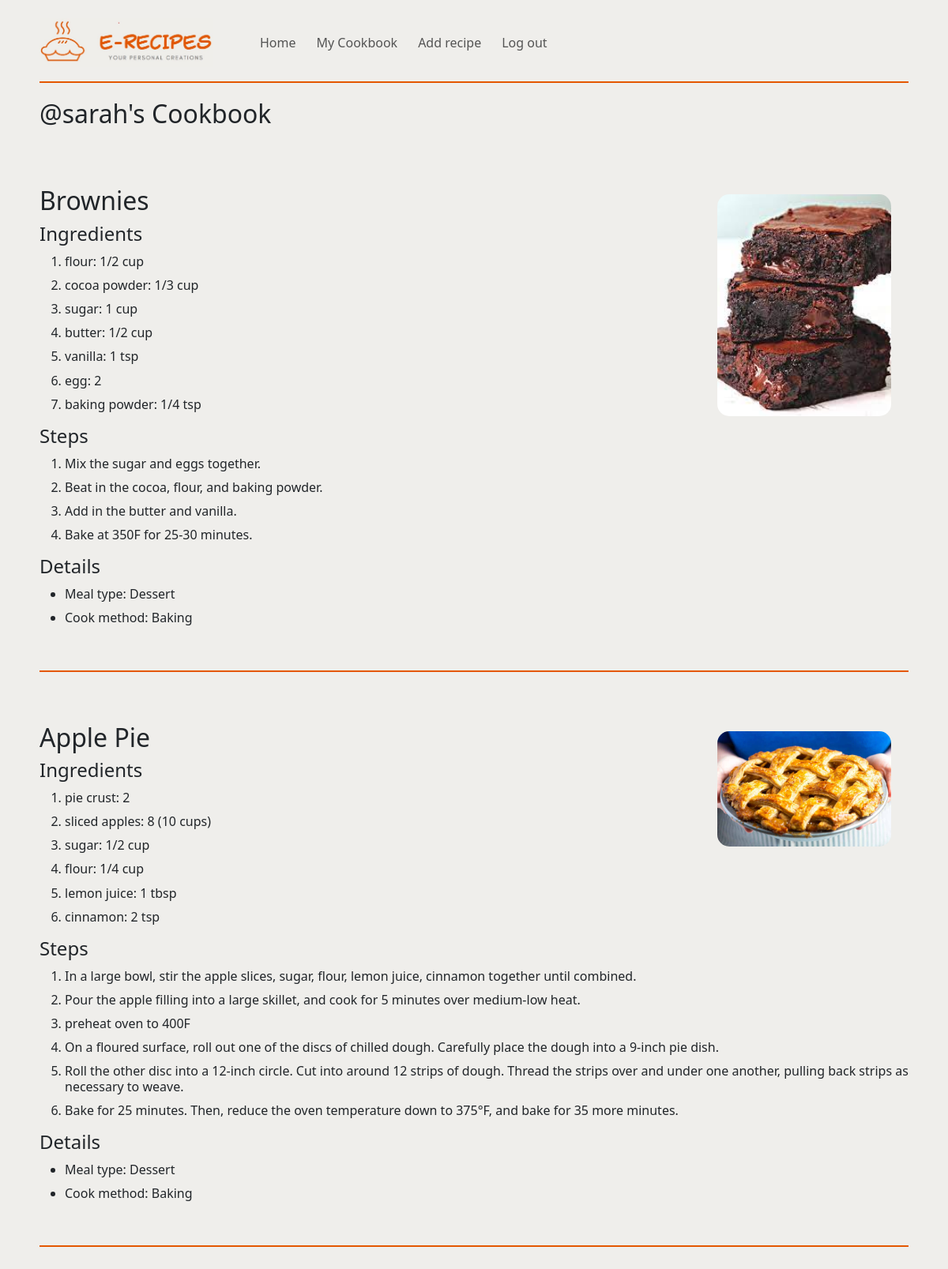
The page /usercookbook?username=sarah (signed in) on the database its author committed.
### tables this page shows
CREATE TABLE users (
id INTEGER PRIMARY KEY AUTOINCREMENT NOT NULL, 
username TEXT NOT NULL, 
hash TEXT NOT NULL);

CREATE TABLE recipes (
id INTEGER PRIMARY KEY AUTOINCREMENT,
user_id INTEGER NOT NULL,
name TEXT NOT NULL,
type TEXT NOT NULL,
cook TEXT NOT NULL,
image TEXT NOT NULL,
FOREIGN KEY (user_id) REFERENCES users(id)
);

CREATE TABLE ingredients (
id INTEGER PRIMARY KEY AUTOINCREMENT,
recipe_id INTEGER NOT NULL,
name TEXT NOT NULL,
amount TEXT NOT NULL,
FOREIGN KEY (recipe_id) REFERENCES recipes(id)
);

CREATE TABLE steps (
id INTEGER PRIMARY KEY AUTOINCREMENT,
recipe_id INTEGER NOT NULL,
step TEXT NOT NULL,
FOREIGN KEY (recipe_id) REFERENCES recipes(id)
);

### app.py (the view)
@app.route("/usercookbook")
@login_required
def usercookbook():
    connection = sqlite3.connect('project.db', check_same_thread=False)
    db = connection.cursor()
    db.row_factory = sqlite3.Row
    username = request.args.get('username')
    user_id_row = db.execute("SELECT id FROM users WHERE username = ?", (username, )).fetchone()
    user_id = user_id_row["id"]
    recipes = db.execute("SELECT * FROM recipes WHERE user_id = ?", (user_id, )).fetchall()
    recipe_list = []
    for recipe in recipes:
        recipe_id = recipe["id"]
        ingredients = db.execute("SELECT * FROM ingredients WHERE recipe_id = ?", (recipe_id, )).fetchall()
        steps = db.execute("SELECT * FROM steps WHERE recipe_id = ?", (recipe_id, )).fetchall()
        recipe_dict = {
        "id": recipe_id,
        "name": recipe["name"],
        "type": recipe["type"],
        "cook": recipe["cook"],
        "image": recipe["image"],
        "ingredients": ingredients,
        "steps": steps
        }
        recipe_list.append(recipe_dict)
    connection.commit()
    connection.close()
    return render_template("usercookbook.html", recipe_list=recipe_list, username=username, show_search=False)

### app.py (called while the page is built)
@app.after_request
def after_request(response):
    response.headers["Cache-Control"] = "no-cache, no-store, must-revalidate"
    response.headers["Expires"] = 0
    response.headers["Pragma"] = "no-cache"
    return response

### helpers.py (called while the page is built)
def login_required(f):
    @wraps(f)
    def decorated_function(*args, **kwargs):
        if session.get("user_id") is None:
            return redirect("/login")
        return f(*args, **kwargs)
    return decorated_function

### templates/usercookbook.html (shortened to what this page needs)
{% extends "layout.html" %}
{% block body %}
    <h2 class="heading"> @{{ username }}'s Cookbook </h2>
    <br>
    {% for recipe_dict in recipe_list %}
        <div class="container">
            <br>
            <img src= "{{ recipe_dict.image}}" class="recipe_img" alt="{{recipe_dict.name}}">
            <h2> {{ recipe_dict.name }} </h2>
            <h4>Ingredients </h4>
            <ol>
                {% for ingredient in recipe_dict.ingredients %}
                    <li> <h6> {{ ingredient.name }}: {{ ingredient.amount }} </h6> </li>
                {% endfor %}
            </ol>
            <h4>Steps </h4>
            <ol>
                {% for step in recipe_dict.steps %}
                    <li> <h6> {{ step.step }} </h6> </li>
                {% endfor %}
            </ol>
            <h4> Details </h4>
            <ul>
                <li> <h6> Meal type: {{ recipe_dict.type }} </h6> </li>
                <li> <h6> Cook method: {{ recipe_dict.cook }} </h6> </li>
            </ul>
            <br>
        </div>
        <br>
    {% endfor %}
{% endblock %}

### static/styles.css (style rules this page uses)
* { margin: 0; padding: 0; }
body { margin: 5px 50px; background-color: #efeeeb; display: flex; }
.container { border-bottom: 2px solid #e45700; padding: 2vh 0; }
.recipe_img { float: right; width: 20%; height:20%; margin-top: 1%; margin-right: 2%; border-radius: 15px; }

### rows shown on the page
users: username "sarah"
recipes: image (picture), name "Brownies", type "Dessert", cook "Baking"
ingredients: name "flour", amount "1/2 cup"
ingredients: name "cocoa powder", amount "1/3 cup"
ingredients: name "sugar", amount "1 cup"
ingredients: name "butter", amount "1/2 cup"
ingredients: name "vanilla", amount "1 tsp"
ingredients: name "egg", amount "2"
ingredients: name "baking powder", amount "1/4 tsp"
steps: step "Mix the sugar and eggs together."
steps: step "Beat in the cocoa, flour, and baking powder."
steps: step "Add in the butter and vanilla."
steps: step "Bake at 350F for 25-30 minutes."
recipes: image (picture), name "Apple Pie", type "Dessert", cook "Baking"
ingredients: name "pie crust", amount "2"
ingredients: name "sliced apples", amount "8 (10 cups)"
ingredients: name "sugar", amount "1/2 cup"
ingredients: name "flour", amount "1/4 cup"
ingredients: name "lemon juice", amount "1 tbsp"
ingredients: name "cinnamon", amount "2 tsp"
steps: step "In a large bowl, stir the apple slices, sugar, flour, lemon juice, cinnamon together until combined."
steps: step "Pour the apple filling into a large skillet, and cook for 5 minutes over medium-low heat."
steps: step "preheat oven to 400F"
steps: step "On a floured surface, roll out one of the discs of chilled dough. Carefully place the dough into a 9-inch pie dish."
steps: step "Roll the other disc into a 12-inch circle. Cut into around 12 strips of dough. Thread the strips over and under one another, pulling back strips as necessary to weave."
steps: step "Bake for 25 minutes. Then, reduce the oven temperature down to 375°F, and bake for 35 more minutes."
